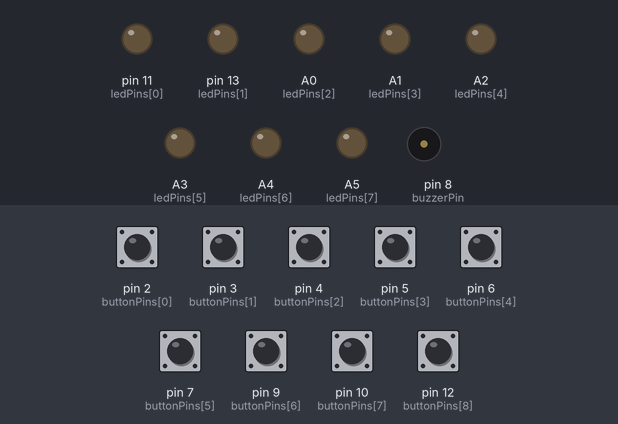
Simulated run of this sketch. Board: Arduino Nano, built with avr-gcc and run on an emulated ATmega328P. Shown: output pins drawn as LEDs (lit = HIGH), buzzer (waves = sounding). The test bench sets the inputs (shaded band); at power-on: pin 2 (buttonPins[0]), pin 3 (buttonPins[1]), pin 4 (buttonPins[2]), pin 5 (buttonPins[3]), pin 6 (buttonPins[4]), pin 7 (buttonPins[5]), pin 9 (buttonPins[6]), pin 10 (buttonPins[7]), pin 12 (buttonPins[8]) LOW.

Above: at 1.2 s.
1.3 s: pin 2 (buttonPins[0]) pulled HIGH for 0.15 s
At 1.37 s:
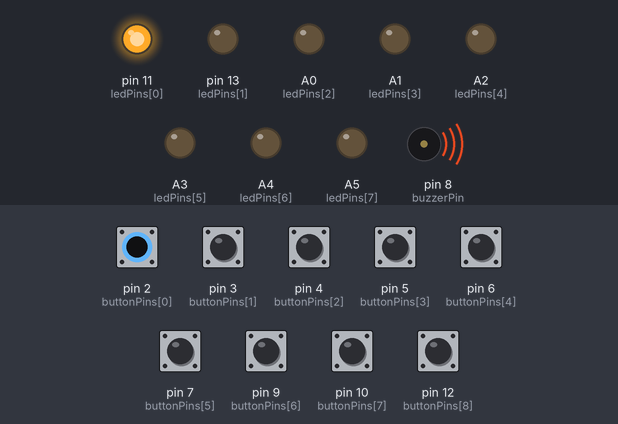
2.9 s: pin 3 (buttonPins[1]) pulled HIGH for 0.15 s
At 2.97 s:
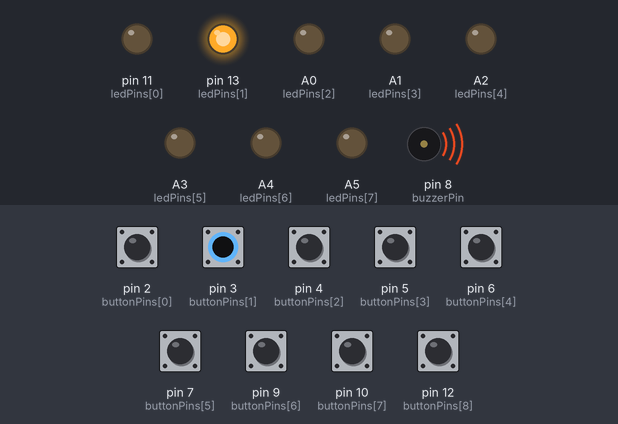
4.5 s: pin 4 (buttonPins[2]) pulled HIGH for 0.15 s
At 4.57 s:
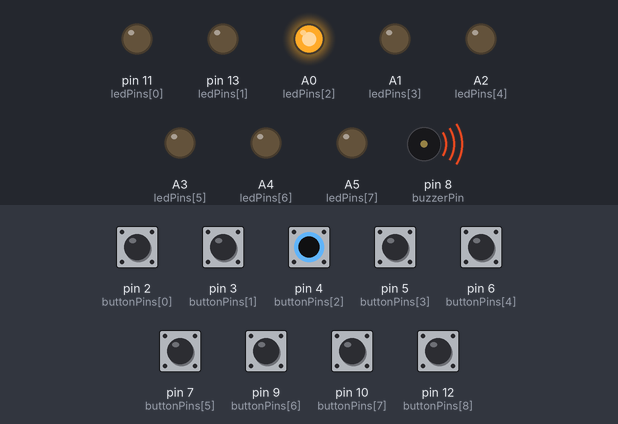
6.1 s: pin 5 (buttonPins[3]) pulled HIGH for 0.15 s
At 6.17 s:
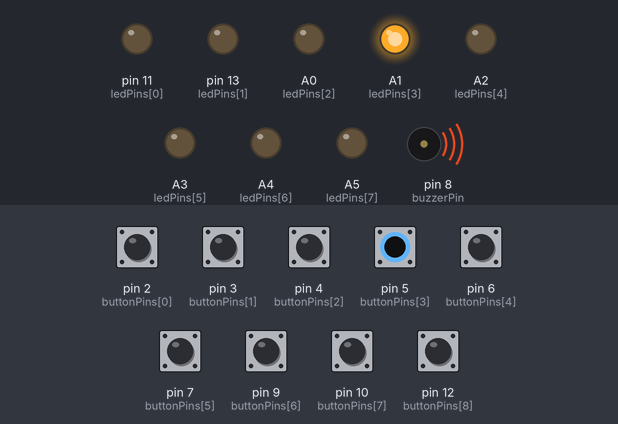
7.7 s: pin 6 (buttonPins[4]) pulled HIGH for 0.15 s
At 7.77 s:
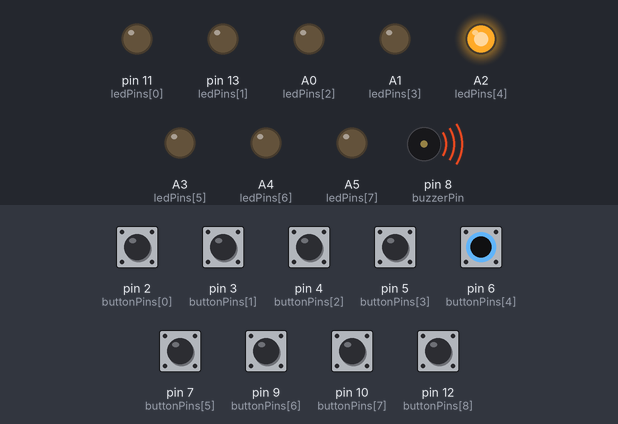
9.3 s: pin 7 (buttonPins[5]) pulled HIGH for 0.15 s
At 9.37 s:
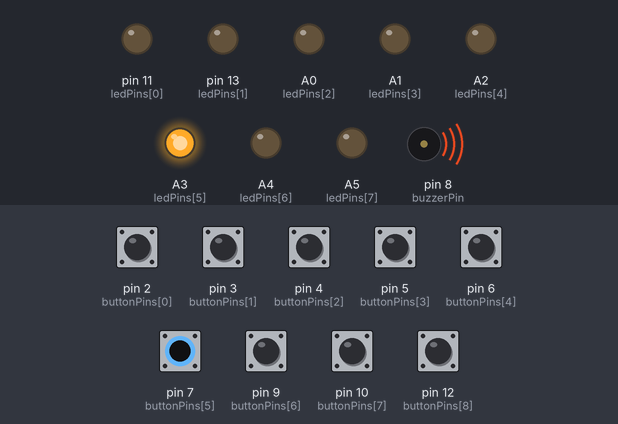
Timing chart, 0 to 11.9 s (numbered marks = the images above; inputs shaded):
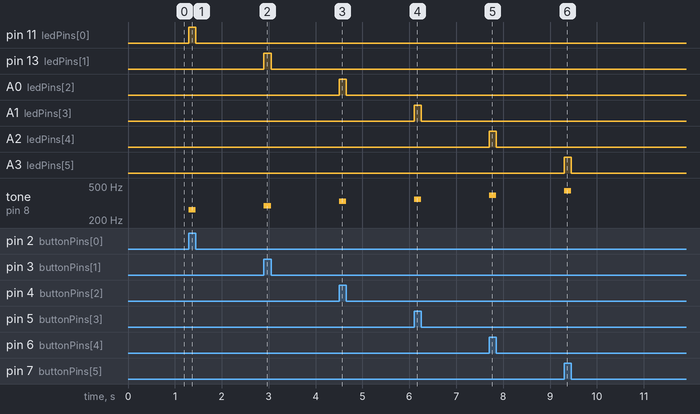

The sketch:

main.ino
```cpp
#include "hardware.h"
#include "teclado.h"

void setup() {
    Serial.begin(9600);
    inicializarHardware();
}

void loop() {

    bool tocou = false;

    // ---------------------------------------------------
    // LEITURA DOS BOTÕES FÍSICOS
    // ---------------------------------------------------
    for (int i = 0; i < NUM_NOTAS; i++) {
        if (digitalRead(buttonPins[i]) == HIGH) {
            acionaNotaFisica(i);
            tocou = true;
        } else {
            digitalWrite(ledPins[i], LOW);
        }
    }

    // ---------------------------------------------------
    // LEITURA DO TECLADO NO MONITOR SERIAL
    // ---------------------------------------------------
    if (Serial.available() > 0) {
        char tecla = Serial.read();

        int indice = verificarTeclaDigitada(tecla);

        if (indice != -1) {
            acionaNotaViaSerial(indice);
            tocou = true;
        }
    }

    // ---------------------------------------------------
    // SE NADA ESTÁ SENDO ACIONADO, DESLIGA O BUZZER
    // ---------------------------------------------------
    if (!tocou) {
        noTone(buzzerPin);
    }
}
```

hardware.cpp
```cpp
#include "hardware.h"

// Definições dos pinos
const int buzzerPin = 8;

const int buttonPins[NUM_NOTAS] = {2, 3, 4, 5, 6, 7, 9, 10, 12};
const int ledPins[NUM_NOTAS]    = {11, 13, A0, A1, A2, A3, A4, A5, A6};

void inicializarHardware() {
    pinMode(buzzerPin, OUTPUT);

    for (int i = 0; i < NUM_NOTAS; i++) {
        pinMode(buttonPins[i], INPUT);
        pinMode(ledPins[i], OUTPUT);
        digitalWrite(ledPins[i], LOW);
    }
}

void acionaNotaFisica(int index) {
    tone(buzzerPin, notas[index]);
    digitalWrite(ledPins[index], HIGH);
}

void acionaNotaViaSerial(int index) {
    tone(buzzerPin, notas[index]);
    digitalWrite(ledPins[index], HIGH);
    delay(150);
    digitalWrite(ledPins[index], LOW);
    noTone(buzzerPin);
}
```

hardware.h
```cpp
#ifndef HARDWARE_H
#define HARDWARE_H

#include "Arduino.h"
#include "notas.h"

extern const int buzzerPin;
extern const int buttonPins[NUM_NOTAS];
extern const int ledPins[NUM_NOTAS];

void inicializarHardware();
void acionaNotaFisica(int index);
void acionaNotaViaSerial(int index);

#endif
```

notas.h
```cpp
#ifndef NOTAS_H
#define NOTAS_H

const int NUM_NOTAS = 9;

const int notas[NUM_NOTAS] = {
    262, // Do
    294, // Re
    330, // Mi
    349, // Fa
    392, // Sol
    440, // La
    494, // Si
    523, // Do (8ª)
    587  // Re (8ª)
};

#endif
```

teclado.cpp
```cpp
#include "teclado.h"

char teclasPC[NUM_NOTAS]  = {'A','S','D','F','G','H','J','K','L'};
char teclasNum[NUM_NOTAS] = {'1','2','3','4','5','6','7','8','9'};

int verificarTeclaDigitada(char tecla) {

    for (int i = 0; i < NUM_NOTAS; i++) {
        if (tecla == teclasPC[i] || tecla == teclasPC[i] + 32)
            return i;
    }

    for (int i = 0; i < NUM_NOTAS; i++) {
        if (tecla == teclasNum[i])
            return i;
    }

    return -1;
}
```

teclado.h
```cpp
#ifndef TECLADO_H
#define TECLADO_H

#include <Arduino.h>
#include "notas.h"

extern char teclasPC[NUM_NOTAS];
extern char teclasNum[NUM_NOTAS];

int verificarTeclaDigitada(char tecla);

#endif
```

Measured:
- after the input at 1.3 s, pin 11 (ledPins[0]): LOW → HIGH at once, → LOW 0.15 s later; tone on pin 8 (buzzerPin): silent → 262 Hz at once, → silent 0.15 s later
- after the input at 2.9 s, pin 13 (ledPins[1]): LOW → HIGH at once, → LOW 0.15 s later; tone on pin 8 (buzzerPin): silent → 294 Hz at once, → silent 0.15 s later
- after the input at 4.5 s, A0 (ledPins[2]): LOW → HIGH at once, → LOW 0.15 s later; tone on pin 8 (buzzerPin): silent → 330 Hz at once, → silent 0.15 s later
- after the input at 6.1 s, A1 (ledPins[3]): LOW → HIGH at once, → LOW 0.15 s later; tone on pin 8 (buzzerPin): silent → 349 Hz at once, → silent 0.15 s later
- after the input at 7.7 s, A2 (ledPins[4]): LOW → HIGH at once, → LOW 0.15 s later; tone on pin 8 (buzzerPin): silent → 392 Hz at once, → silent 0.15 s later
- after the input at 9.3 s, A3 (ledPins[5]): LOW → HIGH at once, → LOW 0.15 s later; tone on pin 8 (buzzerPin): silent → 440 Hz at once, → silent 0.15 s later
